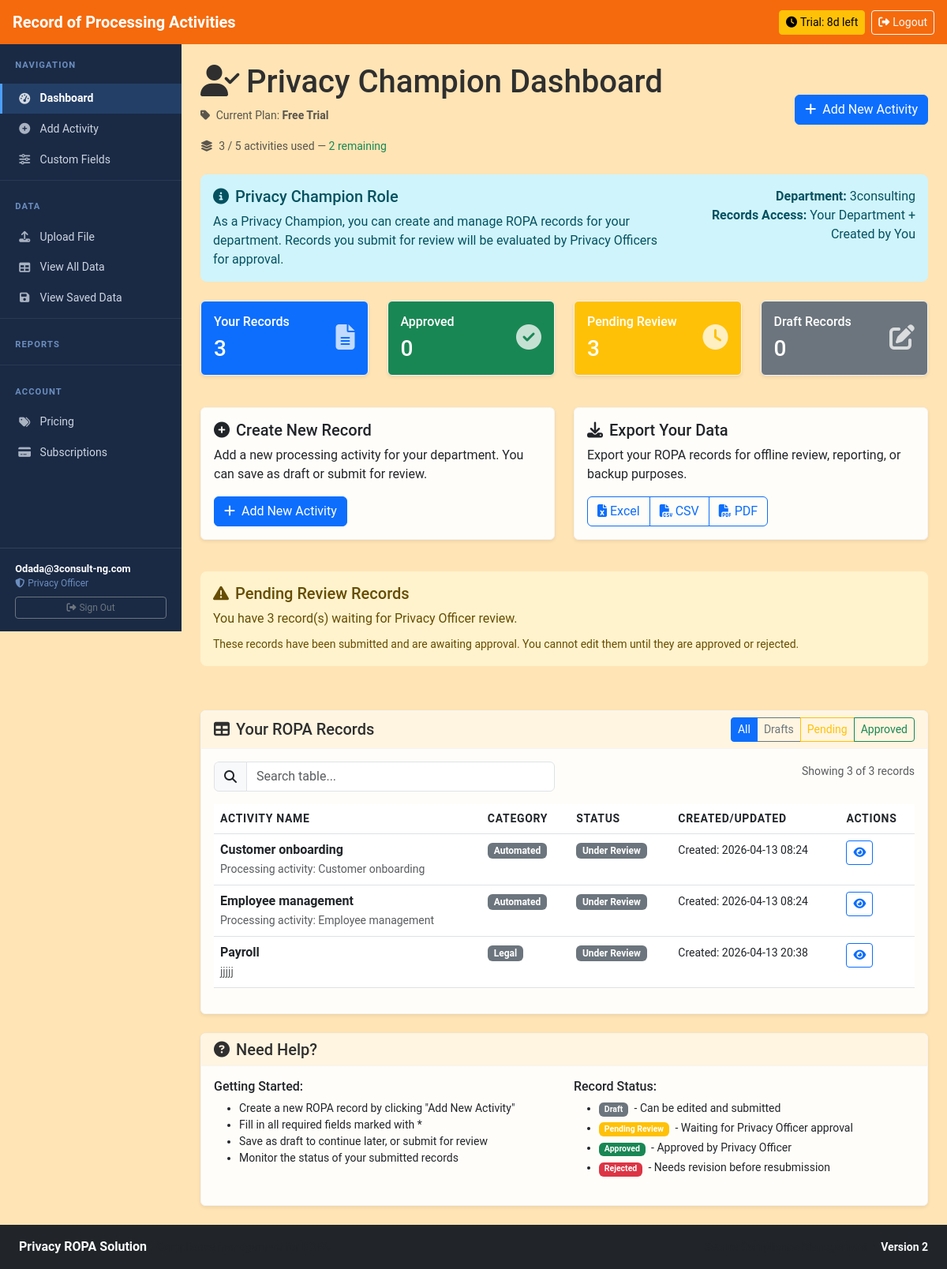
/privacy-champion-dashboard (signed in), run on an earlier commit of the app's database.
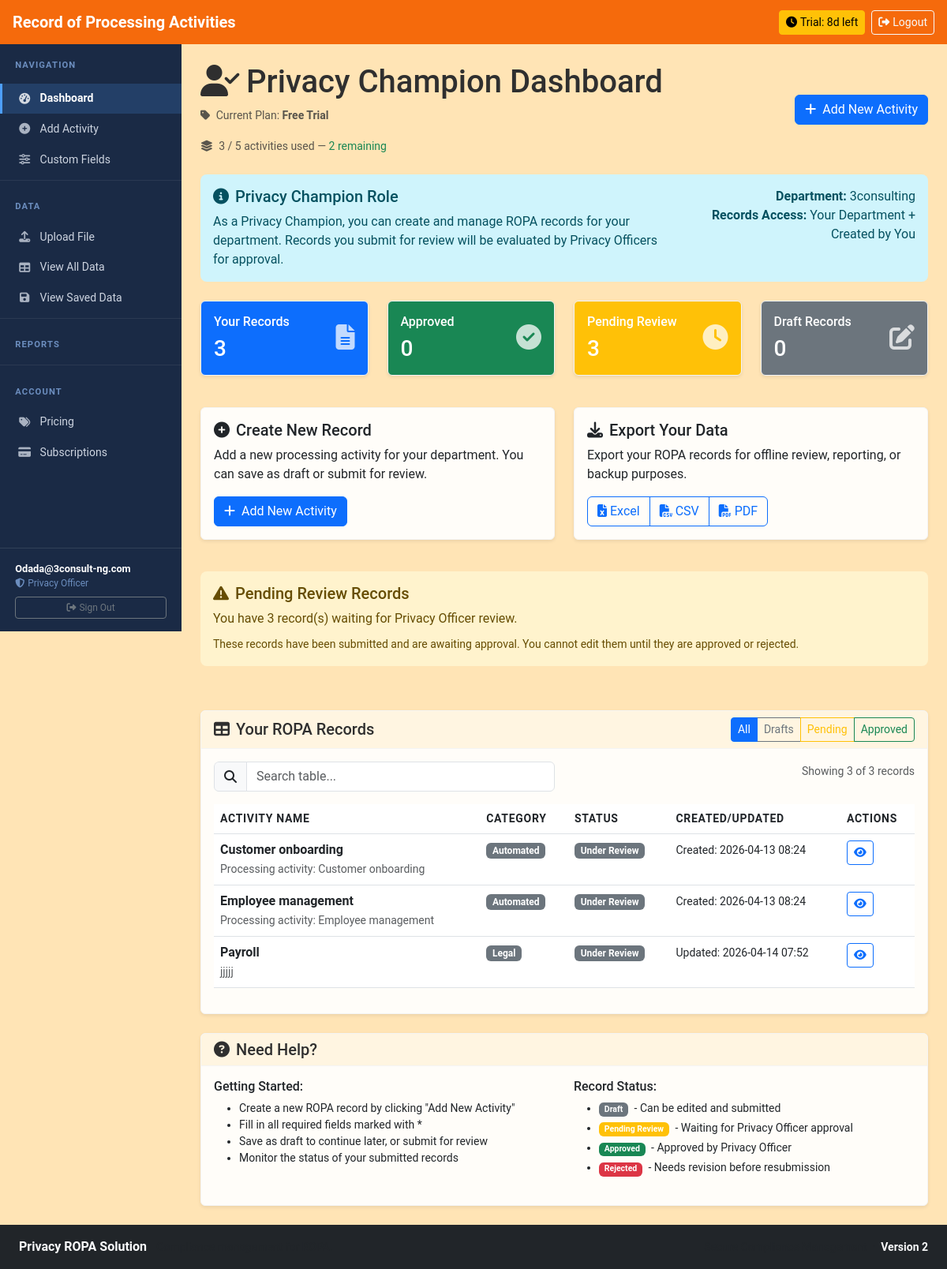
And on a later commit of the database.
### models.py (models this page shows)
class ROPARecord(db.Model):
    __tablename__ = 'ropa_records'
    __table_args__ = {'extend_existing': True}
    id = db.Column(Integer, primary_key=True)
    processing_activity_name = db.Column(String(200), nullable=False)
    category = db.Column(String(100))
    description = db.Column(Text)
    department_function = db.Column(String(100))
    controller_name = db.Column(String(200))
    controller_contact = db.Column(String(200))
    controller_address = db.Column(Text)
    dpo_name = db.Column(String(200))
    dpo_contact = db.Column(String(200))
    dpo_address = db.Column(Text)
    processor_name = db.Column(String(200))
    processor_contact = db.Column(String(200))
    processor_address = db.Column(Text)
    representative_name = db.Column(String(200))
    representative_contact = db.Column(String(200))
    representative_address = db.Column(Text)
    processing_purpose = db.Column(Text)
    legal_basis = db.Column(String(200))
    legitimate_interests = db.Column(Text)
    data_categories = db.Column(Text)
    special_categories = db.Column(Text)
    data_subjects = db.Column(Text)
    recipients = db.Column(Text)
    third_country_transfers = db.Column(Text)
    safeguards = db.Column(Text)
    retention_period = db.Column(String(100))
    deletion_procedures = db.Column(Text)
    security_measures = db.Column(Text)
    breach_likelihood = db.Column(String(50))
    breach_impact = db.Column(String(50))
    risk_level = db.Column(String(50))
    dpia_required = db.Column(Boolean, default=False)
    dpia_outcome = db.Column(Text)
    entity_type = db.Column(String(50), default='Controller')
    status = db.Column(String(50), default='Draft')
    created_by = db.Column(Integer, db.ForeignKey('users.id'), nullable=False)
    created_at = db.Column(DateTime, default=datetime.utcnow)
    updated_at = db.Column(DateTime, default=datetime.utcnow, onupdate=datetime.utcnow)
    reviewed_by = db.Column(Integer, db.ForeignKey('users.id'))
    reviewed_at = db.Column(DateTime)
    review_comments = db.Column(Text)

### app.py (the view)
@app.route('/privacy-champion-dashboard')
@login_required
def privacy_champion_dashboard():
    if current_user.role not in ['Privacy Champion', 'Privacy Officer']:
        abort(403)
    records = models.ROPARecord.query.filter_by(created_by=current_user.id).all()
    total_records = len(records)
    draft_records = len([r for r in records if r.status == 'Draft'])
    pending_records = len([r for r in records if r.status == 'Under Review'])
    approved_records = len([r for r in records if r.status == 'Approved'])
    current_tier = get_user_effective_tier(current_user)
    current_tier_config = get_tier_config(current_tier)
    return render_template('privacy_champion_dashboard.html',
                         records=records,
                         total_records=total_records,
                         draft_records=draft_records,
                         pending_records=pending_records,
                         approved_records=approved_records,
                         current_tier_name=current_tier_config.get('name'),
                         current_tier=current_tier,
                         tiers=TIER_CONFIG)

### app.py (called while the page is built, shortened)
@login_manager.user_loader
def load_user(user_id):
    return models.User.query.get(int(user_id))

def is_superadmin_user(user):
    if SUPERADMIN_EMAIL and user.email == SUPERADMIN_EMAIL:
        return True
    return user.id == 1

@app.context_processor
def inject_subscription():
    if current_user.is_authenticated:
        tier = get_user_effective_tier(current_user)
        config = get_tier_config(tier)
        trial_days = get_trial_days_remaining(current_user)
        unread_notifications = 0
        return dict(
            sub_tier=tier,
            sub_config=config,
            sub_trial_days=trial_days,
            unread_notifications=unread_notifications,
            now_date=datetime.utcnow(),
            is_superadmin=is_superadmin_user(current_user),
        )
    return dict(sub_tier=None, sub_config={}, sub_trial_days=None, unread_notifications=0, now_date=datetime.utcnow(), is_superadmin=False)

### subscription.py (called while the page is built, shortened)
def get_tier_config(tier):
    return TIER_CONFIG.get(tier, TIER_CONFIG['trial'])

### templates/privacy_champion_dashboard.html (shortened to what the changed rows need)
{% extends "base.html" %}
{% block content %}
<div class="d-flex justify-content-between align-items-center mb-4">
    <div>
        <h1><i class="fas fa-user-check me-2"></i>Privacy Champion Dashboard</h1>
        {% set max_act = sub_config.get('max_activities', -1) %}
    </div>
</div>
<div class="card" id="records-table">
    <div class="card-body">
        {% if records %}
            <div class="table-responsive">
                <table class="table table-hover" id="ropaTable">
                    <thead>
                        <tr>
                            <th>Activity Name</th>
                            <th>Category</th>
                            <th>Status</th>
                            <th>Created/Updated</th>
                            <th>Actions</th>
                        </tr>
                    </thead>
                    <tbody>
                        {% for record in records %}
                        <tr data-status="{{ record.status }}">
                            <td>
                                <strong>{{ record.processing_activity_name }}</strong>
                                <br><small class="text-muted">{{ record.description[:80] }}{% if record.description|length > 80 %}...{% endif %}</small>
                            </td>
                            <td>
                                <span class="badge bg-secondary">{{ record.category or 'N/A' }}</span>
                            </td>
                            <td>
                                {% if record.status == 'Approved' %}
                                    <span class="badge bg-success">{{ record.status }}</span>
                                {% elif record.status == 'Pending Review' %}
                                    <span class="badge bg-warning">{{ record.status }}</span>
                                {% elif record.status == 'Rejected' %}
                                    <span class="badge bg-danger">{{ record.status }}</span>
                                {% else %}
                                    <span class="badge bg-secondary">{{ record.status }}</span>
                                {% endif %}
                            </td>
                            <td>
                                <small>
                                    {% if record.updated_at and record.updated_at != record.created_at %}
                                        Updated: {{ record.updated_at.strftime('%Y-%m-%d %H:%M') }}
                                    {% else %}
                                        Created: {{ record.created_at.strftime('%Y-%m-%d %H:%M') if record.created_at else 'N/A' }}
                                    {% endif %}
                                </small>
                            </td>
                            <td>
                                <div class="btn-group btn-group-sm" role="group">
                                    <a href="{{ url_for('view_activity', record_id=record.id) }}" class="btn btn-outline-primary" title="View">
                                        <i class="fas fa-eye"></i>
                                    </a>
                                </div>
                            </td>
                        </tr>
                        {% endfor %}
                    </tbody>
                </table>
            </div>
        {% endif %}
    </div>
</div>
{% endblock %}

What changed in the data, as far as the page shows it:
changed ROPARecord "Payroll": updated_at (not shown) → "2026-04-14 07:52"; created_at "2026-04-13 20:38" → (not shown); updated_at "Created:" → "Updated:"
